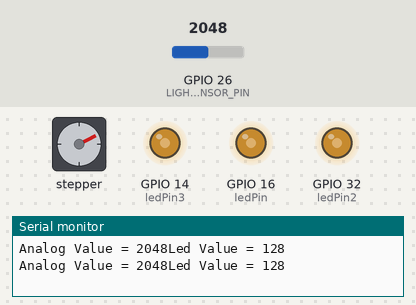
This sketch was run on a simulated ESP32. Shown: stepper motor, output pins drawn as LEDs (lit = HIGH), the last lines printed to the serial monitor. The test bench sets the inputs (shaded band); at power-on: GPIO 26 (LIGHT_SENSOR_PIN) = 2048. Stepper angles assume 2048 steps per turn.

Above: at 4.8 s.
4.9 s: GPIO 26 (LIGHT_SENSOR_PIN) set to 1228
At 8.27 s:
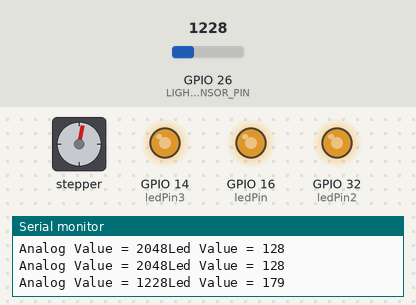
9.9 s: GPIO 26 (LIGHT_SENSOR_PIN) set to 491
At 12.02 s:
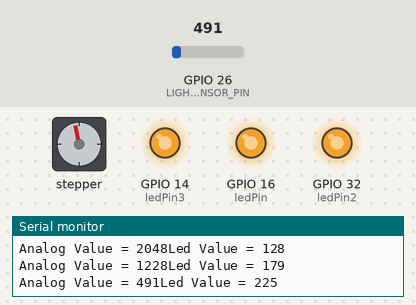
14.9 s: GPIO 26 (LIGHT_SENSOR_PIN) set to 2047
At 16.08 s:
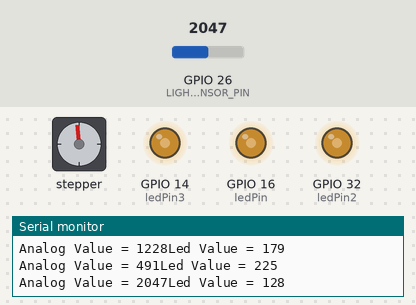
19.9 s: GPIO 26 (LIGHT_SENSOR_PIN) set to 3603
At 20.14 s:
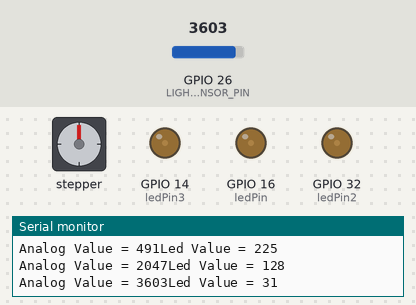
24.9 s: GPIO 26 (LIGHT_SENSOR_PIN) set to 4095
At 28.56 s:
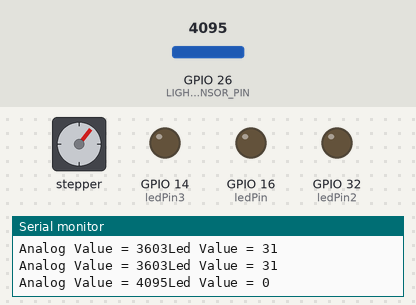
29.9 s: GPIO 26 (LIGHT_SENSOR_PIN) set to 0
At 32.31 s:
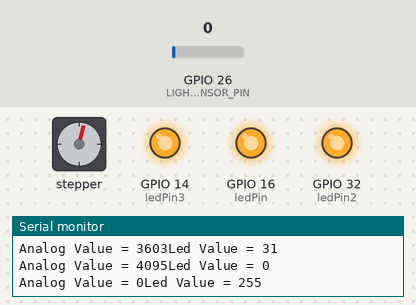
Timing chart, 0 to 39.2 s (numbered marks = the images above; inputs shaded):
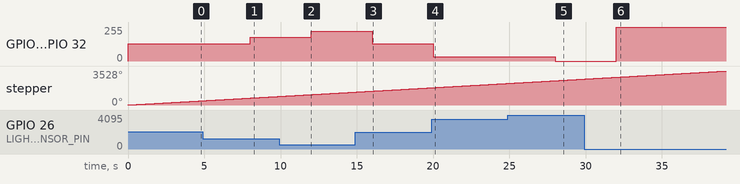

Measured:
- after the input at 4.9 s, GPIO 14 (ledPin3), GPIO 16 (ledPin), GPIO 32 (ledPin2): 128/255 → 178/255 after 3.1 s
- after the input at 9.9 s, GPIO 14 (ledPin3), GPIO 16 (ledPin), GPIO 32 (ledPin2): 178/255 → 224/255 after 2.1 s
- after the input at 14.9 s, GPIO 14 (ledPin3), GPIO 16 (ledPin), GPIO 32 (ledPin2): 224/255 → 128/255 after 1.1 s
- after the input at 19.9 s, GPIO 14 (ledPin3), GPIO 16 (ledPin), GPIO 32 (ledPin2): 128/255 → 31/255 after 0.10 s
- after the input at 24.9 s, GPIO 14 (ledPin3), GPIO 16 (ledPin), GPIO 32 (ledPin2): 31/255 → 0/255 after 3.1 s
- after the input at 29.9 s, GPIO 14 (ledPin3), GPIO 16 (ledPin), GPIO 32 (ledPin2): 0/255 → 255/255 after 2.1 s

The sketch:

photoresistor_LED_stepper.ino
```cpp
/*
 * This ESP32 code is created by esp32io.com
 *
 * This ESP32 code is released in the public domain
 *
 * For more detail (instruction and wiring diagram), visit https://esp32io.com/tutorials/esp32-light-sensor
 */

#include <Stepper.h>

#define LIGHT_SENSOR_PIN 26 // ESP32 pin GIOP36 (ADC0)
#define IN1 17
#define IN2 5
#define IN3 18
#define IN4 19
// the number of the LED pin
const int ledPin = 16;  // 16 corresponds to GPIO16
const int ledPin2 = 32;
const int ledPin3 = 14;


const int stepsPerRevolution = 2048;  // change this to fit the number of steps per revolution

// initialize the stepper library
Stepper myStepper(stepsPerRevolution, IN1, IN3, IN2, IN4);


// setting PWM properties
const int freq = 5000;
const int ledChannel = 0;
const int resolution = 8;


void setup() {
  // initialize serial communication at 9600 bits per second:
  // configure LED PWM functionalitites
  ledcSetup(ledChannel, freq, resolution);

  myStepper.setSpeed(15);

  // attach the channel to the GPIO to be controlled
  ledcAttachPin(ledPin, ledChannel);
  ledcAttachPin(ledPin2, ledChannel);
  ledcAttachPin(ledPin3, ledChannel);

  Serial.begin(9600);
}

void loop() {
  // reads the input on analog pin (value between 0 and 4095)
  int analogValue = analogRead(LIGHT_SENSOR_PIN);
  int ledVal = 255 - (analogValue * 255 / 4095);

  Serial.print("Analog Value = ");
  Serial.print(analogValue);   // the raw analog reading
  Serial.print("Led Value = ");
  Serial.println(ledVal);   // the raw analog reading

  ledcWrite(ledChannel, ledVal);

  myStepper.step(stepsPerRevolution);


}
```
